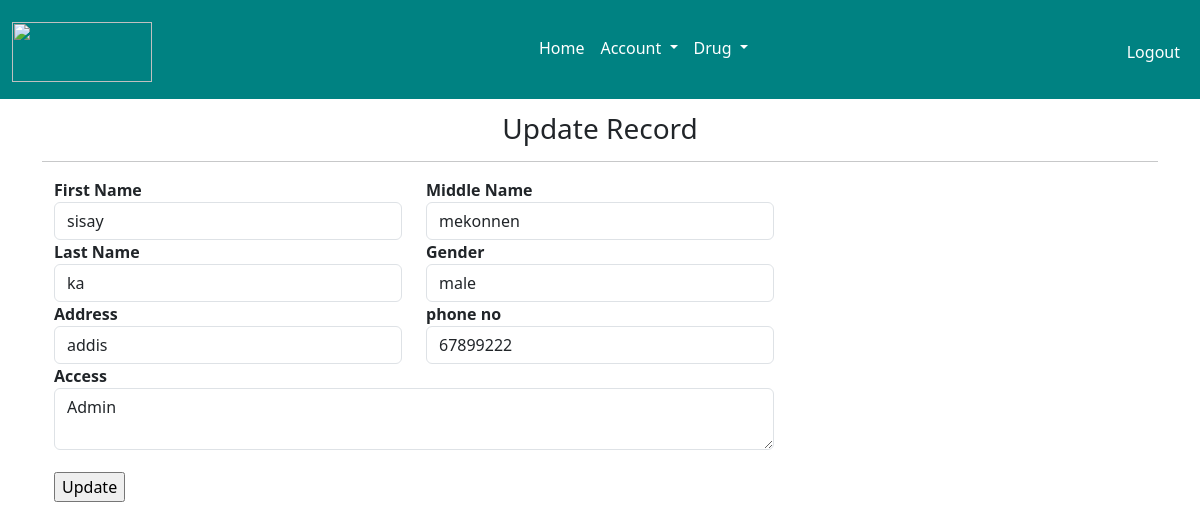
/Adminpage/adminupdate.php?id=75 (signed in), run on the app's committed database.
### tables this page shows
CREATE TABLE `account` (
  `user_id` int(11) NOT NULL,
  `fname` varchar(50) NOT NULL,
  `mname` varchar(50) NOT NULL,
  `lname` varchar(50) NOT NULL,
  `gender` varchar(50) NOT NULL,
  `address` varchar(50) NOT NULL,
  `phone_no` int(8) DEFAULT NULL,
  `access_type` varchar(50) NOT NULL,
  `username` varchar(50) NOT NULL,
  `password` varchar(50) NOT NULL
);

### Adminpage/adminfunction.php (called while the page is built, shortened)
<?php
include('adminheader.php');
?>
<?php
class DB_con
{
function __construct()
{
$conn = mysqli_connect("localhost","root","","new_db");
$this->dbh=$conn;
}
public function fetchonerecord($user_id)
	{
	$oneresult=mysqli_query($this->dbh,"select * from account where user_id=$user_id");
	return $oneresult;
	}
}?>

### Adminpage/adminupdate.php (the view, shortened to what this page needs)
<?php
include('adminheader.php');
?>
<?php
require_once'adminfunction.php';
?>
<!DOCTYPE html>
<html lang="en">
<head>
        <link rel="stylesheet" href="../bootstrap/css/bootstrap.min.css">
</head>
<body>
<div class="container">
<div class="row" style="margin-top:10%; text-align: center;" >
<div class="col-md-12">
<h3>Update Record</h3>
<hr />
</div>
</div>
<?php
$userid=intval($_GET['id']);
$onerecord=new DB_con();
$sql=$onerecord->fetchonerecord($userid);
while($row=mysqli_fetch_array($sql))
  {
  ?>
<section class="vh-100">
  <div class="container-fluid h-custom">
<form name="insertrecord" method="post">
<div class="row" >
<div class="col-md-4" ><b>First Name</b>
<input type="text" id="firstname" name="fname" value="<?php echo htmlentities($row['fname']);?>" class="form-control" pattern="[A-Za-z]{2,20}" >
</div>
<div class="col-md-4"><b>Middle Name</b>
<input type="text" id="middlename" name="mname" value="<?php echo htmlentities($row['mname']);?>" class="form-control" pattern="[A-Za-z]{2,20}" >
</div>
</div>
<div class="row">
<div class="col-md-4"><b>Last Name</b>
<input type="text" id="lastname" name="lname" value="<?php echo htmlentities($row['lname']);?>" class="form-control" pattern="[A-Za-z]{2,20}" >
</div>
<div class="col-md-4"><b>Gender</b>
<input type="text" name="gender" value="<?php echo htmlentities($row['gender']);?>" class="form-control" required>
</div>
</div>
<div class="row">
<div class="col-md-4"><b>Address</b>
<input type="text" id="Address" name="address" value="<?php echo htmlentities($row['address']);?>" class="form-control" pattern="[A-Za-z0-9]{2,50}"/>
</div>
<div class="col-md-4"><b>phone no</b>
<input type="text" id="phonenumber" name="phone_no" value="<?php echo htmlentities($row['phone_no']);?>" class="form-control"  pattern="[97][0-9]{8}">
</div>
</div>
<div class="row">
<div class="col-md-8"><b>Access</b>
<textarea class="form-control" name="access_type" required><?php echo htmlentities($row['access_type']);?></textarea>
</div>
</div>
<?php } ?>
<div class="row" style="margin-top:2%">
<div class="col-md-8">
<input type="submit" name="update" value="Update">
</div>
</div>
     </form>
	</div>
</div>
</body>
</html>

### style.css (style rules this page uses)
@media (min-width: 1025px) { .h-custom { height: 100vh !important; } }

### data on the page
account: fname "sisay", mname "mekonnen", lname "ka", gender "male", address "addis", phone_no "67899222", access_type "Admin"
